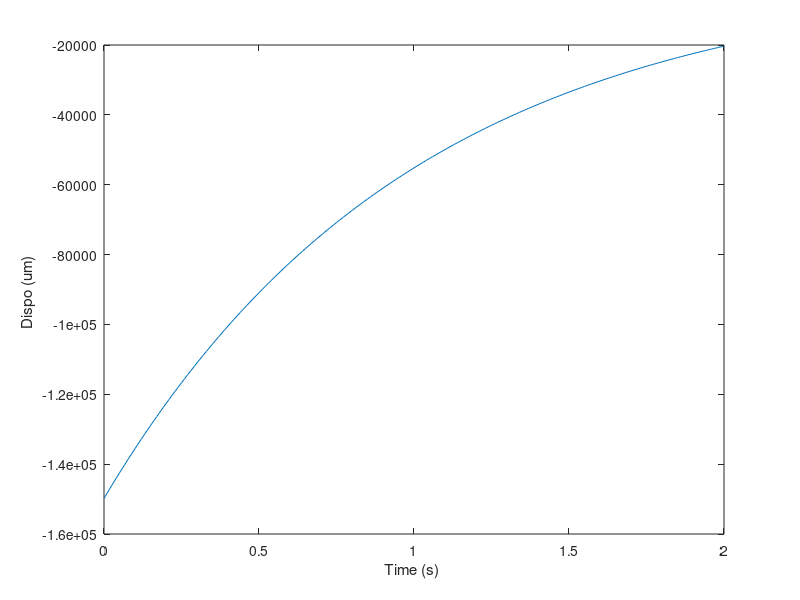

Write the MATLAB code that produced this figure.
k0= 750;
k1=1;
eta0=1;

tau=eta0*(k0+k1)/ (k0*k1);

F0 = 200;
t= 0:.01:2;
x= F0 * ((1/k1) * (1- (k0/+k1)) *exp (-t/tau));
plot (t,x) 
ylabel ("Dispo (um) ")
xlabel ("Time (s) ")
